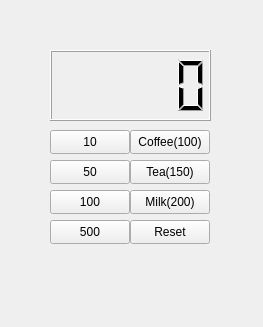
<?xml version="1.0" encoding="UTF-8"?>
<ui version="4.0">
 <class>Widget</class>
 <widget class="QWidget" name="Widget">
  <property name="geometry">
   <rect>
    <x>0</x>
    <y>0</y>
    <width>263</width>
    <height>327</height>
   </rect>
  </property>
  <property name="windowTitle">
   <string>Widget</string>
  </property>
  <widget class="QLCDNumber" name="lcdNumber">
   <property name="geometry">
    <rect>
     <x>50</x>
     <y>50</y>
     <width>161</width>
     <height>71</height>
    </rect>
   </property>
  </widget>
  <widget class="QPushButton" name="pb10">
   <property name="geometry">
    <rect>
     <x>50</x>
     <y>130</y>
     <width>80</width>
     <height>24</height>
    </rect>
   </property>
   <property name="text">
    <string>10</string>
   </property>
  </widget>
  <widget class="QPushButton" name="pb50">
   <property name="geometry">
    <rect>
     <x>50</x>
     <y>160</y>
     <width>80</width>
     <height>24</height>
    </rect>
   </property>
   <property name="text">
    <string>50</string>
   </property>
  </widget>
  <widget class="QPushButton" name="pb100">
   <property name="geometry">
    <rect>
     <x>50</x>
     <y>190</y>
     <width>80</width>
     <height>24</height>
    </rect>
   </property>
   <property name="text">
    <string>100</string>
   </property>
  </widget>
  <widget class="QPushButton" name="pb500">
   <property name="geometry">
    <rect>
     <x>50</x>
     <y>220</y>
     <width>80</width>
     <height>24</height>
    </rect>
   </property>
   <property name="text">
    <string>500</string>
   </property>
  </widget>
  <widget class="QPushButton" name="pbCoffee">
   <property name="geometry">
    <rect>
     <x>130</x>
     <y>130</y>
     <width>80</width>
     <height>24</height>
    </rect>
   </property>
   <property name="text">
    <string>Coffee(100)</string>
   </property>
  </widget>
  <widget class="QPushButton" name="pbMilk">
   <property name="geometry">
    <rect>
     <x>130</x>
     <y>190</y>
     <width>80</width>
     <height>24</height>
    </rect>
   </property>
   <property name="text">
    <string>Milk(200)</string>
   </property>
  </widget>
  <widget class="QPushButton" name="pbTea">
   <property name="geometry">
    <rect>
     <x>130</x>
     <y>160</y>
     <width>80</width>
     <height>24</height>
    </rect>
   </property>
   <property name="text">
    <string>Tea(150)</string>
   </property>
  </widget>
  <widget class="QPushButton" name="pbReset">
   <property name="geometry">
    <rect>
     <x>130</x>
     <y>220</y>
     <width>80</width>
     <height>24</height>
    </rect>
   </property>
   <property name="text">
    <string>Reset</string>
   </property>
  </widget>
 </widget>
 <resources/>
 <connections/>
</ui>
